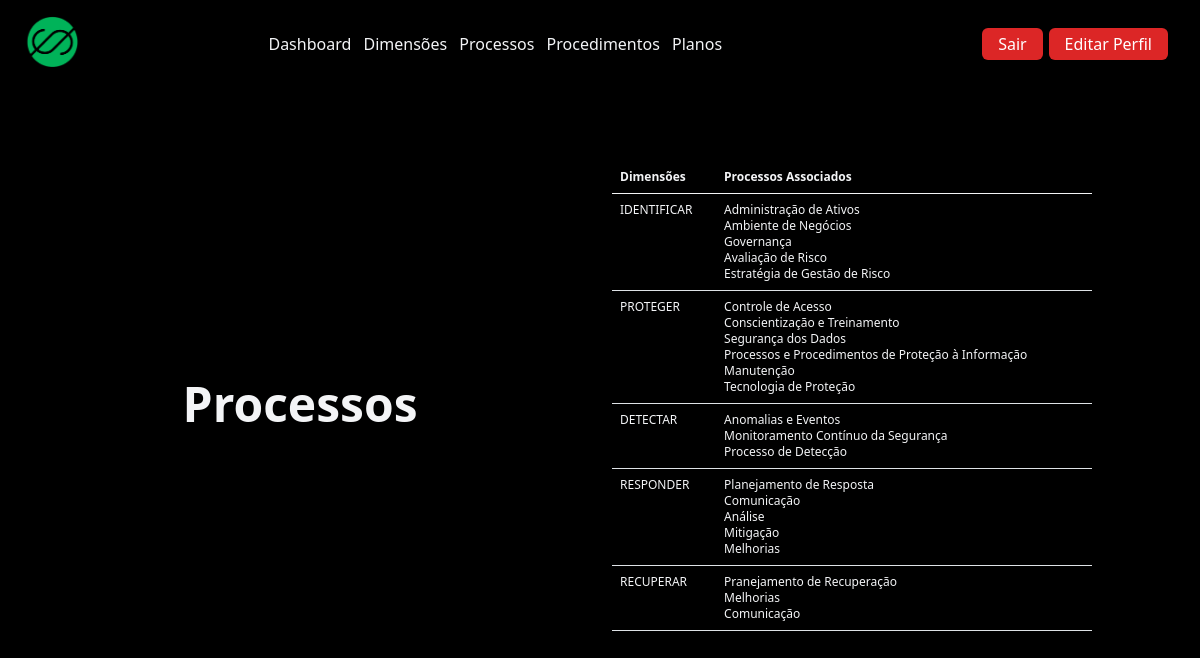
The page /processos/ (signed in) on the database its author committed.
### grc/models.py (models this page shows, shortened)
class Dimension(models.Model):
    framework = models.ForeignKey('Framework', related_name="dimension", on_delete=models.CASCADE)
    nic = models.CharField(max_length=10)
    nome = models.CharField(max_length=15)
    descricao = models.TextField(max_length=1000)

class Processo(models.Model):
    dimension = models.ForeignKey('Dimension', related_name="processo", on_delete=models.CASCADE)
    nic = models.CharField(max_length=10)
    nome = models.CharField(max_length=100)
    descricao = models.TextField(max_length=1000)

### grc/views.py (the view)
# urls.py: path('processos/', Processos.as_view(), name='processos'),
class Processos(LoginRequiredMixin, ListView):
    template_name = "processos.html"
    model = Processo
    def get_context_data(self, **kwargs):
        context = super().get_context_data(**kwargs)
        context["processos"] = Processo.objects.all()
        return context

### grc/novos_context.py (called while the page is built)
def lista_dimensoes(request):
    lista_dimensoes = Dimension.objects.all()
    return {"lista_dimensoes": lista_dimensoes}

def lista_processos(request):
    lista_processos = Processo.objects.all()
    return {'lista_processos': lista_processos}

def lista_procedimentos(request):
    lista_procedimentos = Procedimento.objects.all()
    return {'lista_procedimentos': lista_procedimentos}

def proc_por_dimensao(request):
    proc_por_dimensao = Dimension.objects.all().prefetch_related('processo')
    return {'proc_por_dimensao': proc_por_dimensao}

### grc/templates/processos.html (shortened to what this page needs)
{% extends 'base.html' %}
{% load static %}
{% block content %}
<header class="min-h-screen bg-black bg-opacity-75 bg-blend-overlay showcase border-gray-600 border-b-8 flex justify-between items-center bg-no-repeat" >
    <div class="container mx-auto mt-3">
        <div class="z-10 py-32 md:py-0 text-gray-100 text-center w-1/6 md:w-full ">
            <h1 class="font-semibold text-4xl md:text-5xl">
            Processos
            </h1>
        </div>
    </div>
    <div class="container mx-auto mt-3">
        <div class="flex  w-5/6 ">
            <table class="table  text-gray-100 table-auto text-xs flex  mx-auto  w-5/6 md:w-full justify-start">
                <thead>
                  <tr>
                    <th>Dimensões</th>
                    <th>Processos Associados</th>
                  </tr>
                </thead>
                <tbody>
                {% for dimensao in proc_por_dimensao %}
                  <tr>
                    <td>{{ dimensao.nome }}</td>
                   <td>
                       <ul>
                           {% for processo in dimensao.processo.all %}
                           <li> {{ processo.nome }}</li>
                           {% endfor %}
                       </ul>
                   </td>
                  </tr>
                 {% endfor %}
                </tbody>
            </table>
        </div>
    </div>
</header>
{% endblock %}

### rows shown on the page
Dimension: nome "IDENTIFICAR"
Processo: nome "Administração de Ativos"
Processo: nome "Ambiente de Negócios"
Processo: nome "Governança"
Processo: nome "Avaliação de Risco"
Processo: nome "Estratégia de Gestão de Risco"
Dimension: nome "PROTEGER"
Processo: nome "Controle de Acesso"
Processo: nome "Conscientização e Treinamento"
Processo: nome "Segurança dos Dados"
Processo: nome "Processos e Procedimentos de Proteção à Informação"
Processo: nome "Manutenção"
Processo: nome "Tecnologia de Proteção"
Dimension: nome "DETECTAR"
Processo: nome "Anomalias e Eventos"
Processo: nome "Monitoramento Contínuo da Segurança"
Processo: nome "Processo de Detecção"
Dimension: nome "RESPONDER"
Processo: nome "Planejamento de Resposta"
Processo: nome "Comunicação"
Processo: nome "Análise"
Processo: nome "Mitigação"
Processo: nome "Melhorias"
Dimension: nome "RECUPERAR"
Processo: nome "Pranejamento de Recuperação"
Processo: nome "Melhorias"
Processo: nome "Comunicação"
